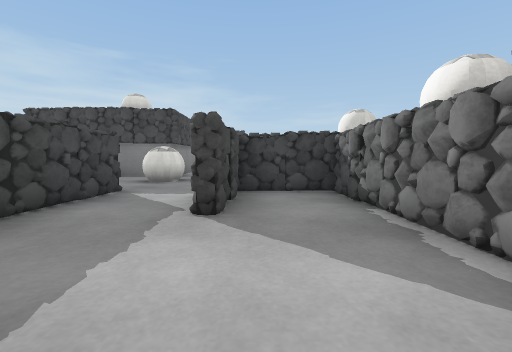
view 1 (above)

21 first-person views from a walk through a 3-D level made in the Unity game engine. The camera is 0.57 m above the floor, tilts 4° down and sees 90° across. The floor is counted in squares, 1 m on a side. Each view is taken from the middle of a square. On the plan, view 1 faces up. The plan holds only what a view shows up to about 9 squares ahead; the rest is blank. The place goes on beyond the plan. The player is left out. Some surface patterns are stand-ins.

view 2
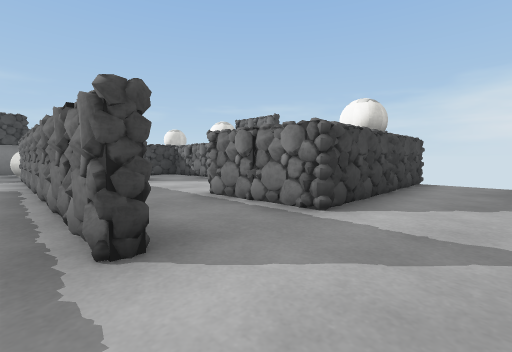

view 3
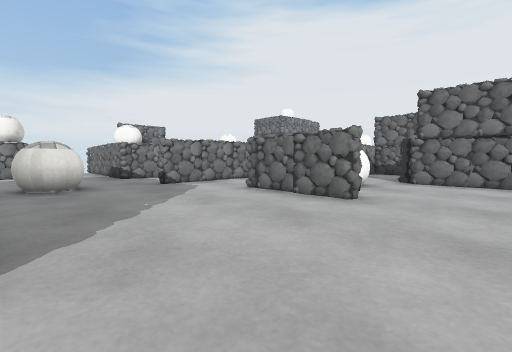

view 4
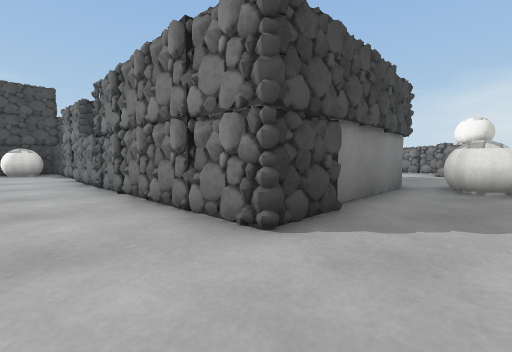

view 5
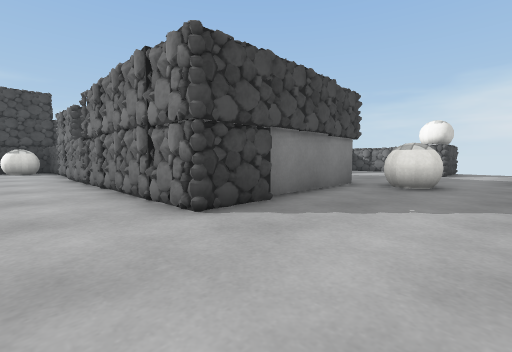

view 6
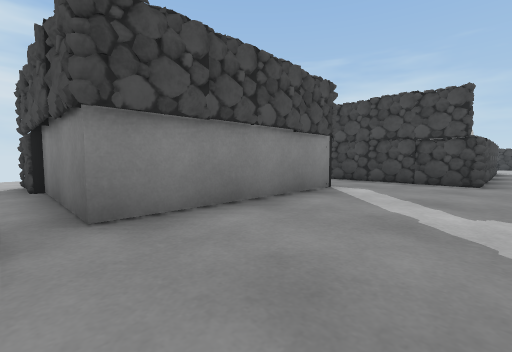

view 7
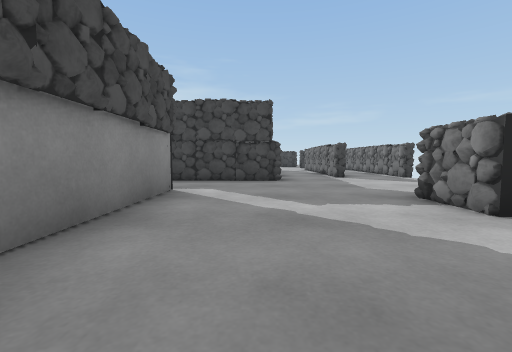

view 8
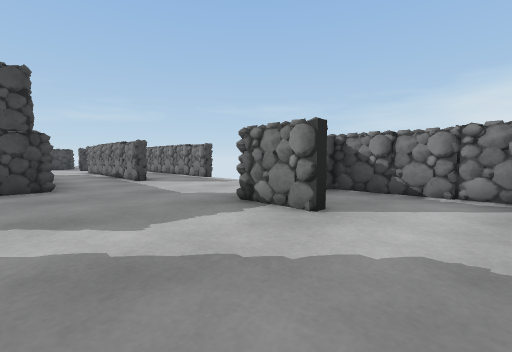

view 9
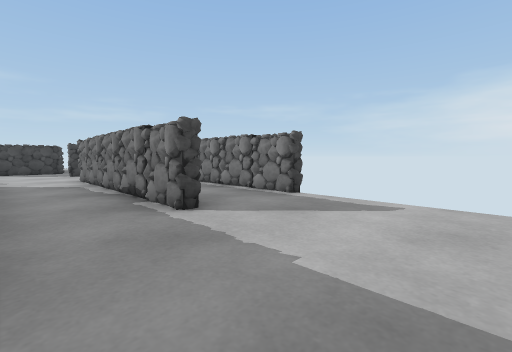

view 10
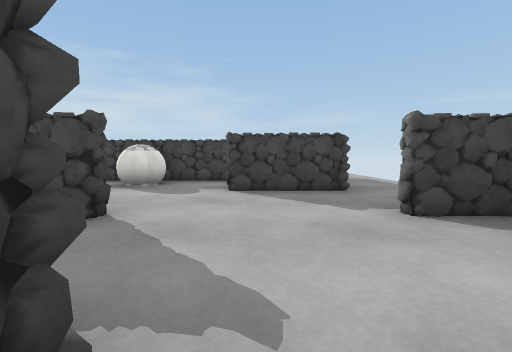

view 11
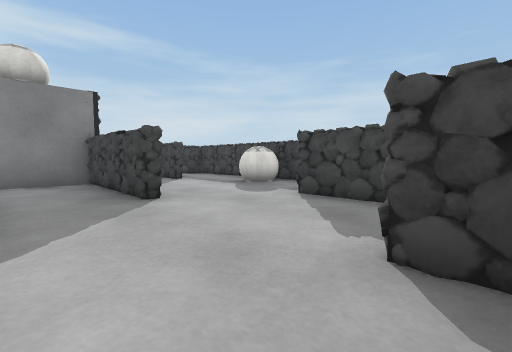

view 12
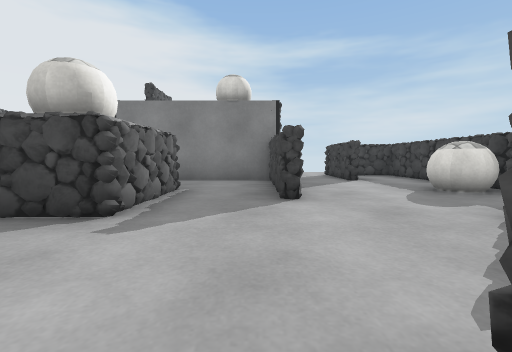

view 13
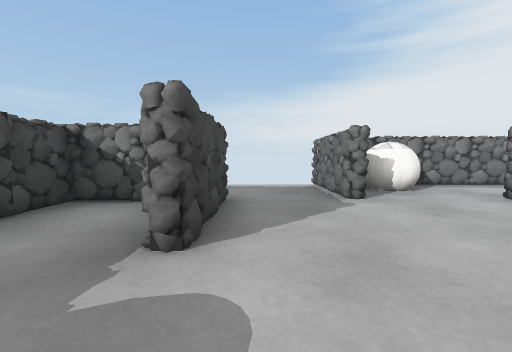

view 14
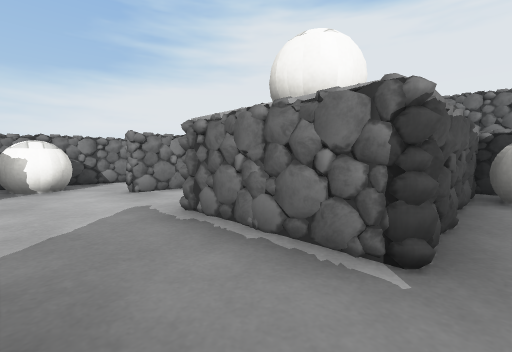

view 15
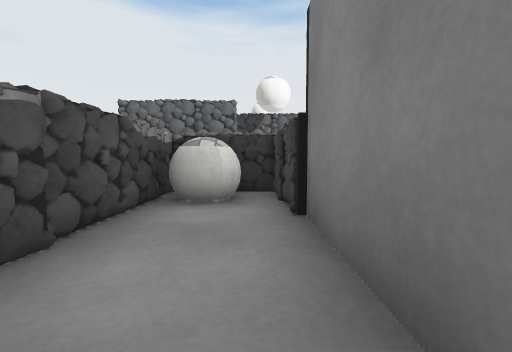

view 16
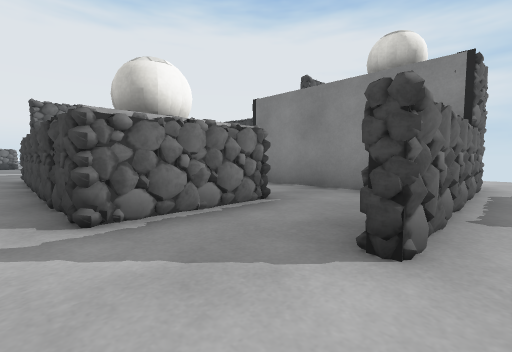

view 17
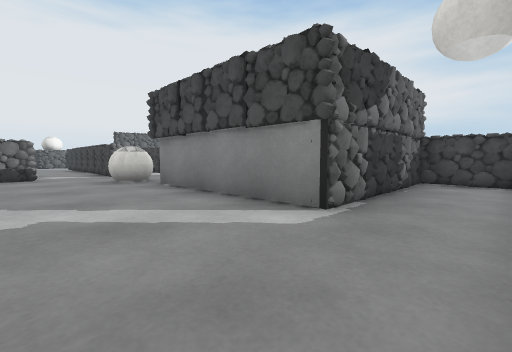

view 18
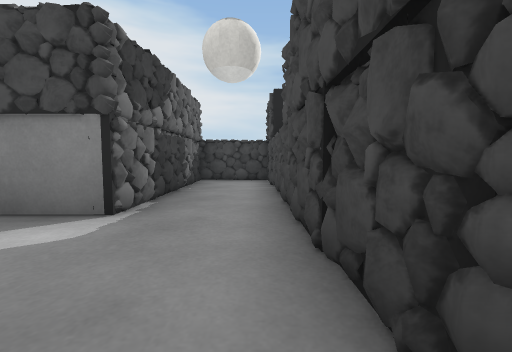

view 19
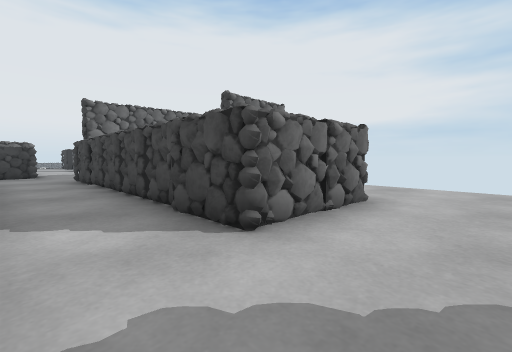

view 20
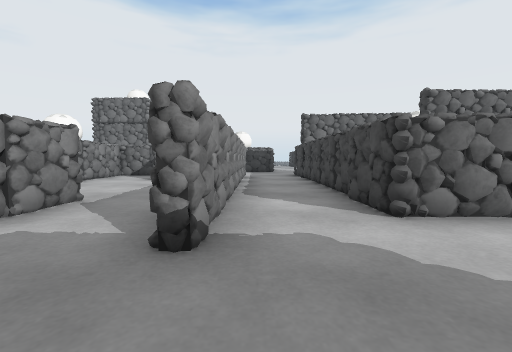

view 21
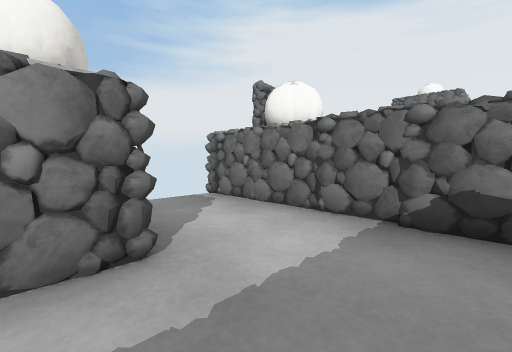

### Floor plan
Key: @ floor where view 1 was taken; # wall or solid block; . floor; B ball; G grey block.
Columns run from 8 left of view 1 to 4 right of it. Each row starts with its distance up from view 1.
 26   #########.
 25   #...B...#.
 24   ##....###.
 23   ..........
 22   ..###...###
 21   ###......B#
 20    #........#
 19    #..##..#.#
 18 ####..##..#.#
 17 BB##..##..#.#
 16 ..##.B##..#.#
 15 ..######..#.#
 14 ..######....
 13 ..#.........
 12 ..#.........
 11 ..####....###
 10 ..#  #....#.#
  9 ..#  #......#
  8 ..####.....B#
  7 ..........#G
  6 ......B.....
  5 ........###.
  4 ..###.#.#.###
  3 ....#.#.#.#
  2 ..BB#.#...#
  1 ....#.#...#
  0 ###.#.#.@.#
 -1    .#.#.#.#
 -2    ##.#.#####
 -3     ........
 -4     ........
 -5     .#

Where each view was taken, in squares from view 1:
view 1: 0 up, 0 right, facing up
view 2: 4 down, 3 left, facing up-right
view 3: 7 up, 8 left, facing down-right
view 4: 6 up, 8 left, facing up-right
view 5: 5 up, 8 left, facing up-right
view 6: 7 up, 0 right, facing up-left
view 7: 7 up, 1 left, facing up
view 8: 8 up, 1 left, facing up-right
view 9: 12 up, 0 right, facing up-right
view 10: 19 up, 0 right, facing up
view 11: 20 up, 2 right, facing up-left
view 12: 21 up, 2 right, facing left
view 13: 23 up, 2 left, facing right
view 14: 21 up, 3 left, facing down-right
view 15: 20 up, 4 left, facing down
view 16: 22 up, 0 right, facing down-left
view 17: 13 up, 0 right, facing down-left
view 18: 13 up, 0 right, facing left
view 19: 5 up, 3 left, facing down-left
view 20: 6 up, 3 left, facing down
view 21: 7 up, 0 right, facing down-right
